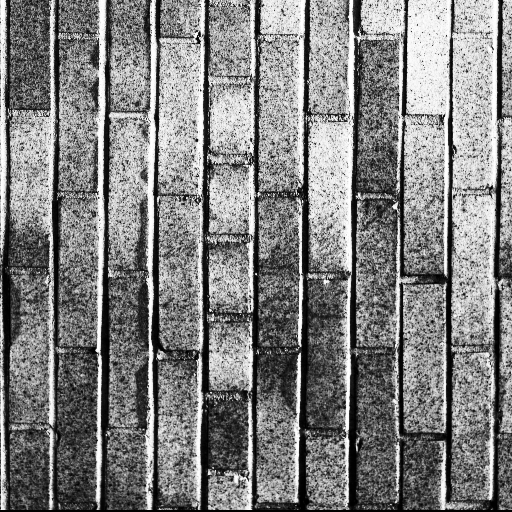
#> input picture Horizontal texture features/textures/1.2.12.tiff, 512 x 512 px, found by its file name
$ python 'Edge detection - Fourier.py'
#> lines starting #> are read from the running program, lines starting #| are printed output that depends on the picture
import cv2
import math
import numpy as np
from scipy import signal
from tqdm import tqdm
import matplotlib.pyplot as plt


def horizontal_textures(file_path, intensity_factor, image_selection = 0):

#> called with file_path = 'textures\\1.2.12.tiff', intensity_factor = 1, image_selection = 0
    image = cv2.imread(file_path, cv2.IMREAD_GRAYSCALE)
#> image is the input picture: shape (512, 512); min 0, max 255, mean 128.1
    height, width = image.shape
#> height = 512; width = 512
    fourier = np.fft.fft2(image)
    fourier_shifted = np.log(np.abs(np.fft.fftshift(fourier))+1) ** intensity_factor
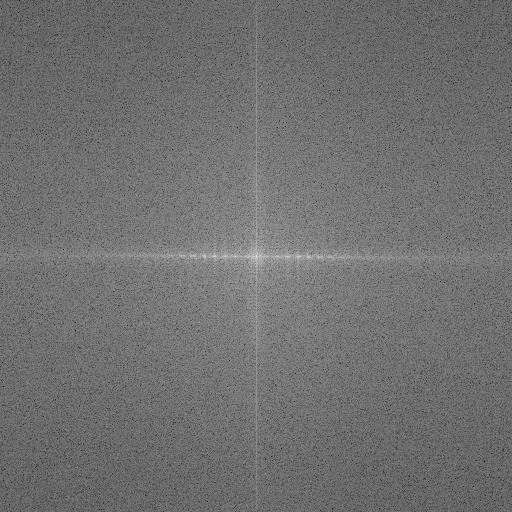
#> fourier_shifted: shape (512, 512) float64; min 3.22, max 17.33, mean 9.45; drawn with min black and max white
    fourier_filtered = np.zeros(fourier.shape, dtype=np.complex128)
    fourier_filtered2 = np.zeros(fourier.shape, dtype=np.complex128)

    fourier_filtered[0:12, 10: 90] = 4 * fourier[0:12, 10: 90]
    fourier_filtered[4:512, 0: 10] = 4 * fourier[4:512, 0: 10]
    fourier_filtered[505:512, 20: 120] = 4 * fourier[505:512, 20: 120]
    # fourier_filtered[3:25, 3: 25] = 4 * fourier[3:25, 3: 25]
    fourier_filtered2[252:260, 259:450] = 2 * np.fft.fftshift(fourier)[252:260, 259:450]
    # fourier_filtered2[258:330, 256] = 2 * np.fft.fftshift(fourier)[258:330, 256]


    fourier_filtered_inverse = np.abs(np.fft.ifft2(fourier_filtered))
    fourier_filtered_inverse2 = np.abs(np.fft.ifft2(np.fft.ifftshift(fourier_filtered2)))

    plt.figure(figsize=(8, 9))

    ax1 = plt.subplot(2, 2, 1)
    plt.imshow(image, cmap='gray', vmax=255, vmin=0)
    plt.title(f'Image', fontname='Times New Roman', fontweight="bold")
    #
    ax2 = plt.subplot(2, 2, 2, sharex=ax1, sharey=ax1)
    plt.imshow(np.log(np.abs(fourier)+1) ** intensity_factor, cmap='gray')
    plt.title(f'FFT of the image', fontname='Times New Roman', fontweight="bold")
    #
    ax3 = plt.subplot(2, 2, 3, sharex=ax1, sharey=ax1)
    plt.imshow(fourier_shifted, cmap='gray')
    plt.title(f'Shifted FFT', fontname='Times New Roman', fontweight="bold")
    #
    ax4 = plt.subplot(2, 2, 4, sharex=ax1, sharey=ax1)
    plt.imshow(fourier_filtered_inverse2, cmap='gray', vmax=255, vmin=0)
    plt.title(f'Inverse FFT of filtered fourier domain',
              fontname='Times New Roman', fontweight="bold")
    plt.tight_layout()

    plt.figure(figsize=(6,7))
    plt.imshow(np.log(np.abs(fourier_filtered2)+1) ** intensity_factor,  cmap='gray', vmax=255, vmin=0)
    plt.title('Filtered FFT')

    plt.tight_layout()
    plt.show()
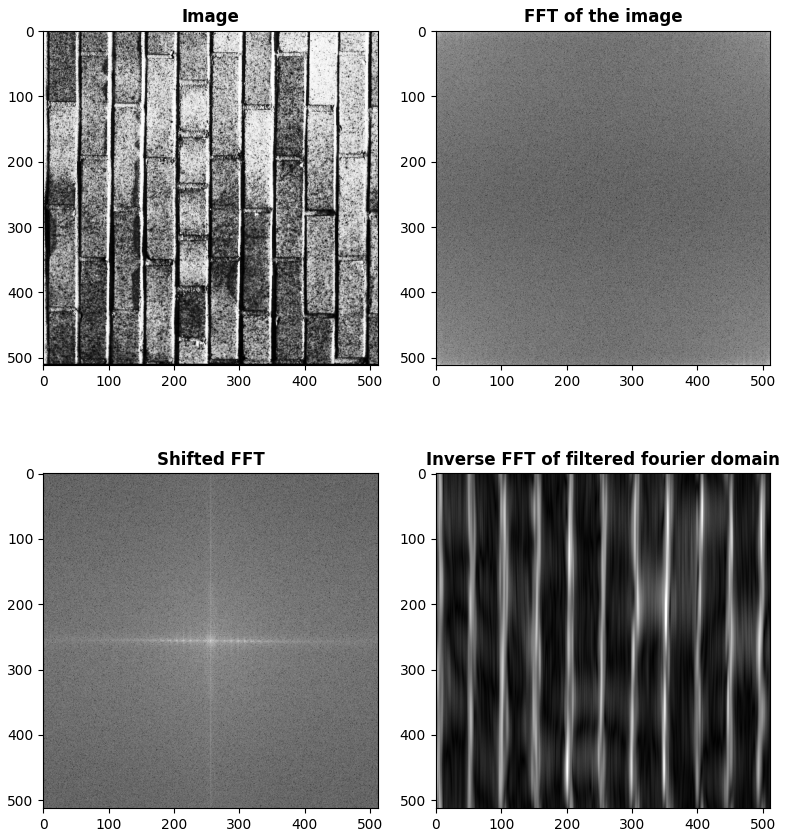
#> figure drawn by matplotlib, 4 panels
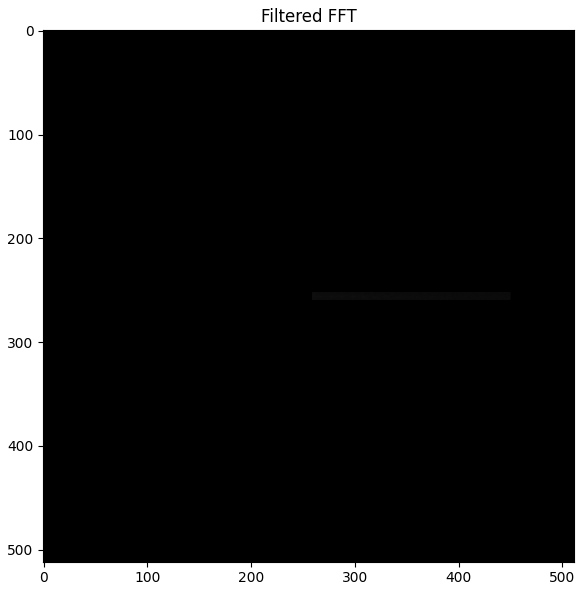
#> figure drawn by matplotlib, 1 panel


if __name__ == '__main__':
    file_path = r'textures\1.2.12.tiff'
    horizontal_textures(file_path, intensity_factor=1)

$ run again, with Horizontal texture features/textures/1.1.01.tiff copied over Horizontal texture features/textures/1.2.12.tiff
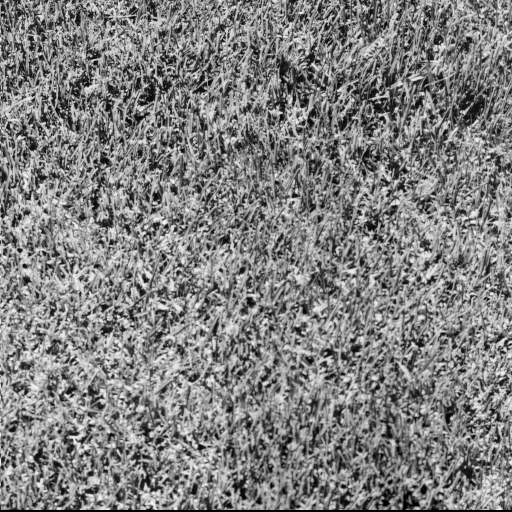
#> input picture Horizontal texture features/textures/1.1.01.tiff, 512 x 512 px, found by its file name
#> in horizontal_textures, image is the input picture: shape (512, 512); min 0, max 247, mean 128.7
#> in horizontal_textures, `fourier_shifted = np.log(np.abs(np.fft.fftshift(fourier))+1) ** intens..`:
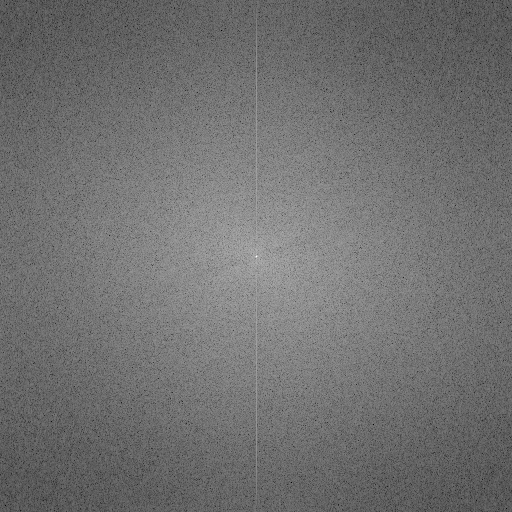
#> fourier_shifted: shape (512, 512) float64; min 2.43, max 17.33, mean 9.02; drawn with min black and max white
#> in horizontal_textures, `plt.show()`:
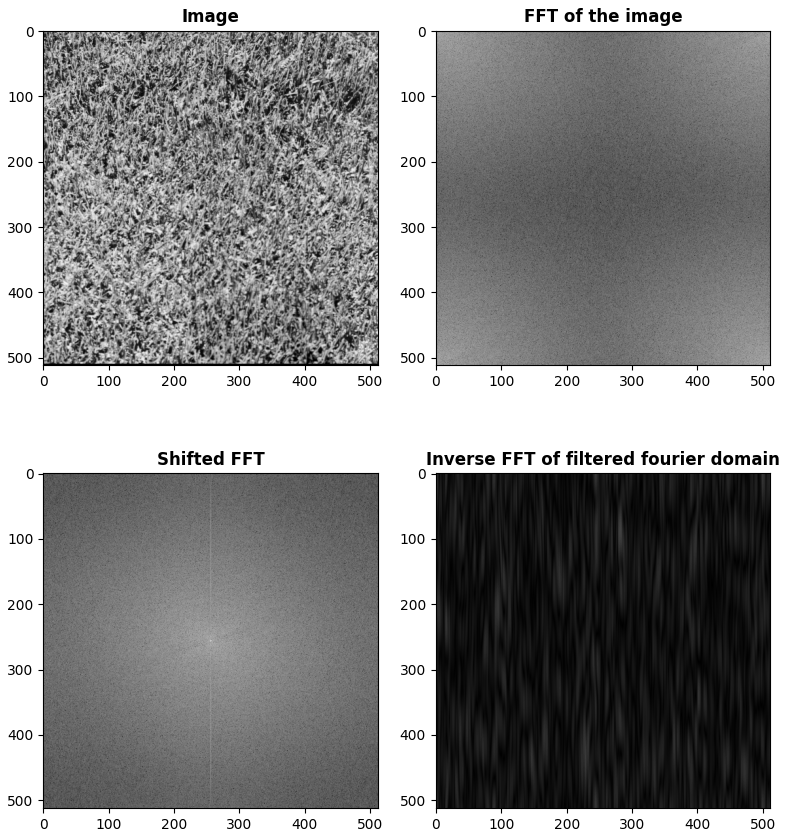
#> figure drawn by matplotlib, 4 panels

$ run again, with Horizontal texture features/textures/1.1.02.tiff copied over Horizontal texture features/textures/1.2.12.tiff
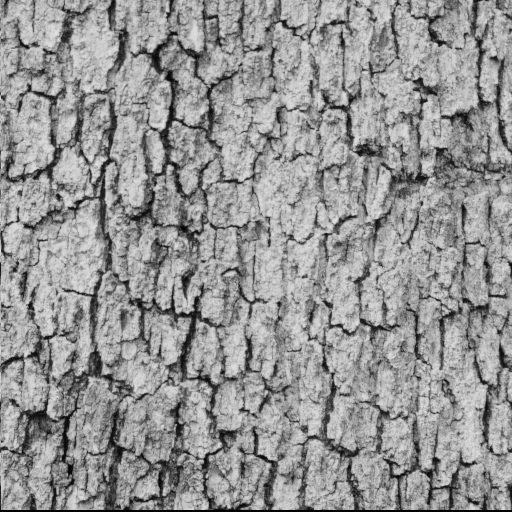
#> input picture Horizontal texture features/textures/1.1.02.tiff, 512 x 512 px, found by its file name
#> in horizontal_textures, image is the input picture: shape (512, 512); min 0, max 226, mean 148.5
#> in horizontal_textures, `fourier_shifted = np.log(np.abs(np.fft.fftshift(fourier))+1) ** intens..`:
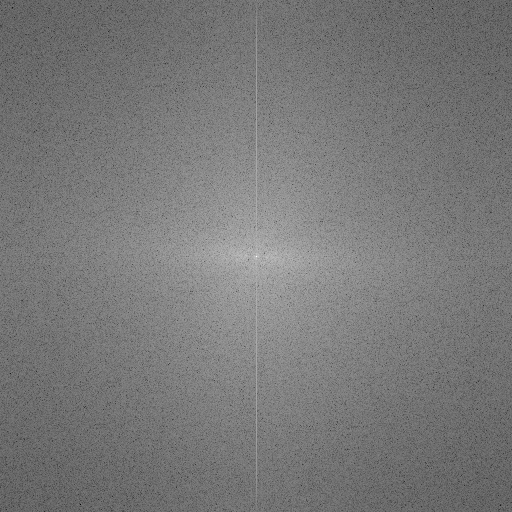
#> fourier_shifted: shape (512, 512) float64; min 0.619, max 17.48, mean 8.6; drawn with min black and max white
#> in horizontal_textures, `plt.show()`:
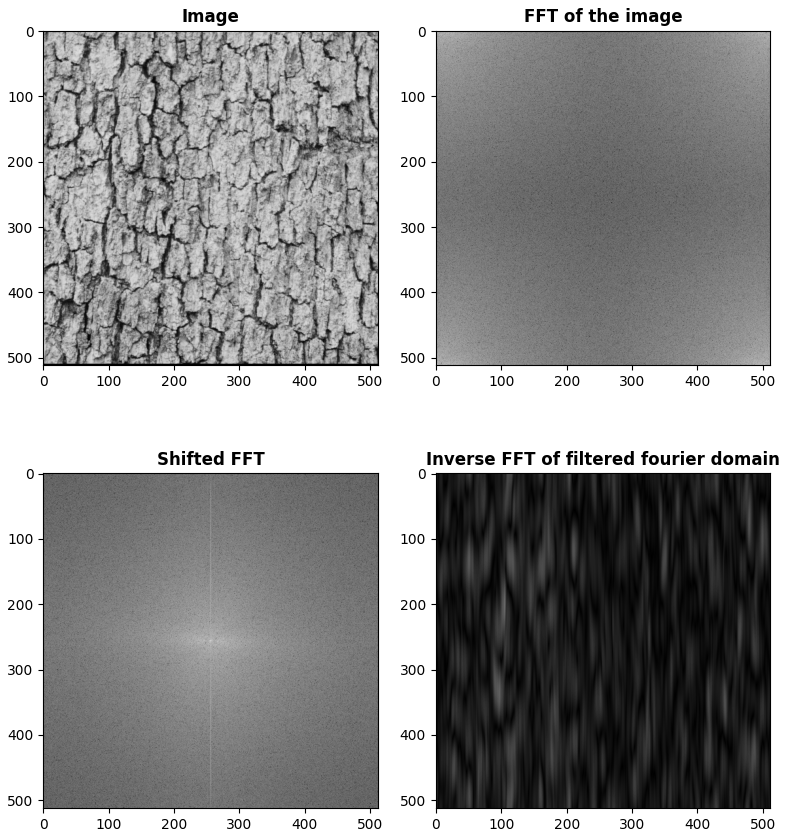
#> figure drawn by matplotlib, 4 panels

$ run again, with Horizontal texture features/textures/1.1.03.tiff copied over Horizontal texture features/textures/1.2.12.tiff
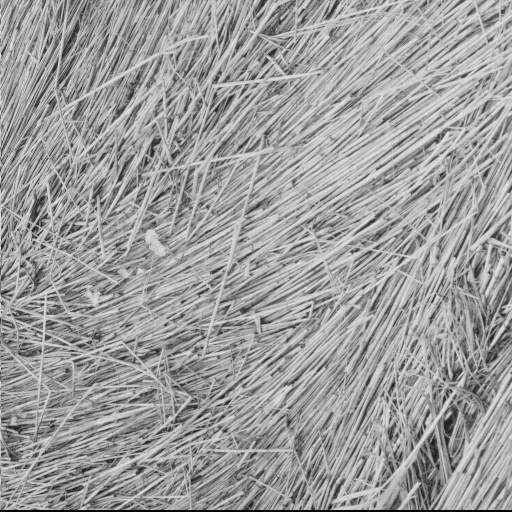
#> input picture Horizontal texture features/textures/1.1.03.tiff, 512 x 512 px, found by its file name
#> in horizontal_textures, image is the input picture: shape (512, 512); min 0, max 227, mean 156.8
#> in horizontal_textures, `fourier_shifted = np.log(np.abs(np.fft.fftshift(fourier))+1) ** intens..`:
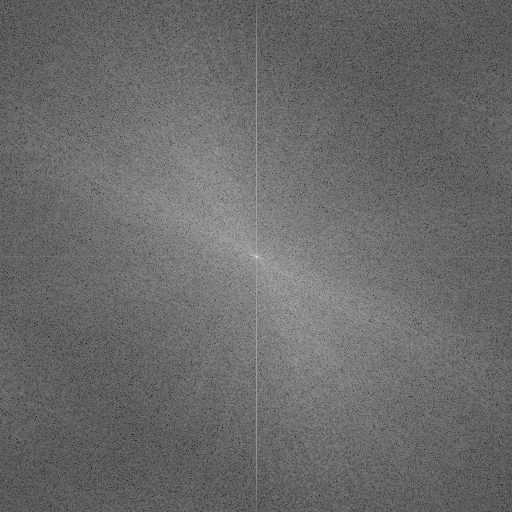
#> fourier_shifted: shape (512, 512) float64; min 2.34, max 17.53, mean 8.68; drawn with min black and max white
#> in horizontal_textures, `plt.show()`:
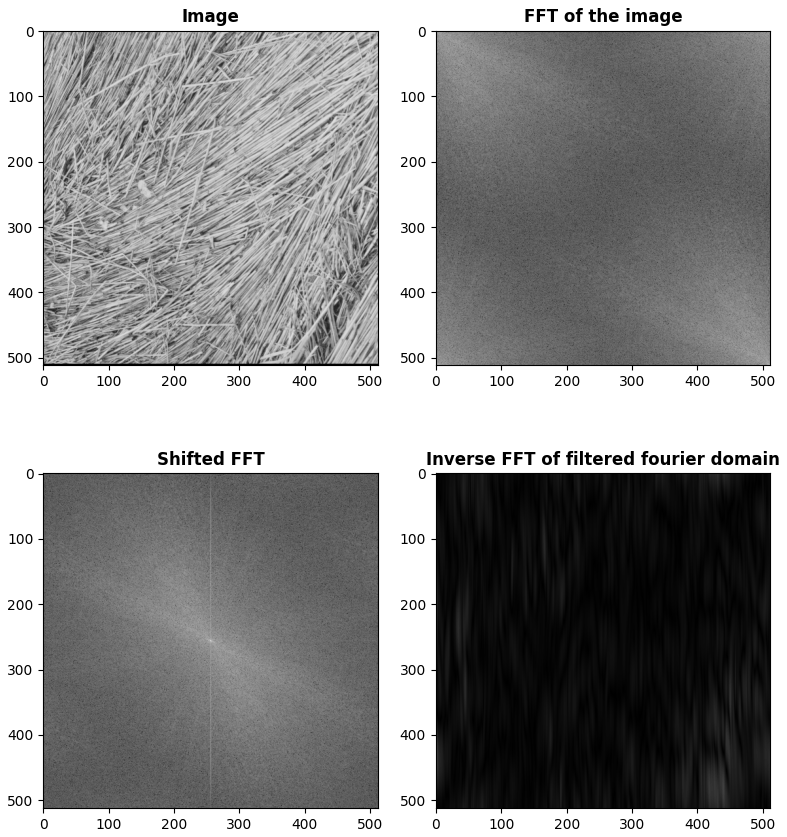
#> figure drawn by matplotlib, 4 panels
